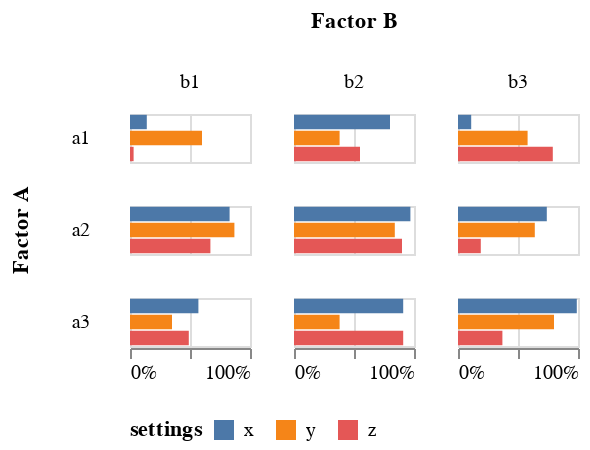

This figure's notebook cell:
### Markdown cell above
COMPACT FACED GRID OF BAR CHARTS

### Code cell
import altair as alt
import pandas as pd

source = pd.DataFrame(
    [
        {"a": "a1", "b": "b1", "c": "x", "p": "0.14"},
        {"a": "a1", "b": "b1", "c": "y", "p": "0.60"},
        {"a": "a1", "b": "b1", "c": "z", "p": "0.03"},
        {"a": "a1", "b": "b2", "c": "x", "p": "0.80"},
        {"a": "a1", "b": "b2", "c": "y", "p": "0.38"},
        {"a": "a1", "b": "b2", "c": "z", "p": "0.55"},
        {"a": "a1", "b": "b3", "c": "x", "p": "0.11"},
        {"a": "a1", "b": "b3", "c": "y", "p": "0.58"},
        {"a": "a1", "b": "b3", "c": "z", "p": "0.79"},
        {"a": "a2", "b": "b1", "c": "x", "p": "0.83"},
        {"a": "a2", "b": "b1", "c": "y", "p": "0.87"},
        {"a": "a2", "b": "b1", "c": "z", "p": "0.67"},
        {"a": "a2", "b": "b2", "c": "x", "p": "0.97"},
        {"a": "a2", "b": "b2", "c": "y", "p": "0.84"},
        {"a": "a2", "b": "b2", "c": "z", "p": "0.90"},
        {"a": "a2", "b": "b3", "c": "x", "p": "0.74"},
        {"a": "a2", "b": "b3", "c": "y", "p": "0.64"},
        {"a": "a2", "b": "b3", "c": "z", "p": "0.19"},
        {"a": "a3", "b": "b1", "c": "x", "p": "0.57"},
        {"a": "a3", "b": "b1", "c": "y", "p": "0.35"},
        {"a": "a3", "b": "b1", "c": "z", "p": "0.49"},
        {"a": "a3", "b": "b2", "c": "x", "p": "0.91"},
        {"a": "a3", "b": "b2", "c": "y", "p": "0.38"},
        {"a": "a3", "b": "b2", "c": "z", "p": "0.91"},
        {"a": "a3", "b": "b3", "c": "x", "p": "0.99"},
        {"a": "a3", "b": "b3", "c": "y", "p": "0.80"},
        {"a": "a3", "b": "b3", "c": "z", "p": "0.37"},
    ]
)

alt.Chart(source, width=60, height=alt.Step(8)).mark_bar().encode(
    y=alt.Y("c:N", axis=None),
    x=alt.X("p:Q", title=None, axis=alt.Axis(format="%")),
    color=alt.Color(
        "c:N", title="settings", legend=alt.Legend(orient="bottom", titleOrient="left")
    ),
    row=alt.Row("a:N", title="Factor A", header=alt.Header(labelAngle=0)),
    column=alt.Column("b:N", title="Factor B"),
)

### Figure 1 — Vega-Lite specification as saved in the notebook (floating-point values rounded to 4 significant figures)
{"usermeta": {"embedOptions": {"theme": "dark"}}, "config": {"view": {"continuousWidth": 400, "continuousHeight": 300}}, "data": {"name": "data-e90feaf959fd425e1afec00a92fd04a7"}, "mark": "bar", "encoding": {"color": {"field": "c", "legend": {"orient": "bottom", "titleOrient": "left"}, "title": "settings", "type": "nominal"}, "column": {"field": "b", "title": "Factor B", "type": "nominal"}, "row": {"field": "a", "header": {"labelAngle": 0}, "title": "Factor A", "type": "nominal"}, "x": {"axis": {"format": "%"}, "field": "p", "title": null, "type": "quantitative"}, "y": {"axis": null, "field": "c", "type": "nominal"}}, "height": {"step": 8}, "width": 60, "$schema": "https://vega.github.io/schema/vega-lite/v4.17.0.json", "datasets": {"data-e90feaf959fd425e1afec00a92fd04a7": [{"a": "a1", "b": "b1", "c": "x", "p": "0.14"}, {"a": "a1", "b": "b1", "c": "y", "p": "0.60"}, {"a": "a1", "b": "b1", "c": "z", "p": "0.03"}, {"a": "a1", "b": "b2", "c": "x", "p": "0.80"}, {"a": "a1", "b": "b2", "c": "y", "p": "0.38"}, {"a": "a1", "b": "b2", "c": "z", "p": "0.55"}, {"a": "a1", "b": "b3", "c": "x", "p": "0.11"}, {"a": "a1", "b": "b3", "c": "y", "p": "0.58"}, {"a": "a1", "b": "b3", "c": "z", "p": "0.79"}, {"a": "a2", "b": "b1", "c": "x", "p": "0.83"}, {"a": "a2", "b": "b1", "c": "y", "p": "0.87"}, {"a": "a2", "b": "b1", "c": "z", "p": "0.67"}, {"a": "a2", "b": "b2", "c": "x", "p": "0.97"}, {"a": "a2", "b": "b2", "c": "y", "p": "0.84"}, {"a": "a2", "b": "b2", "c": "z", "p": "0.90"}, {"a": "a2", "b": "b3", "c": "x", "p": "0.74"}, {"a": "a2", "b": "b3", "c": "y", "p": "0.64"}, {"a": "a2", "b": "b3", "c": "z", "p": "0.19"}, {"a": "a3", "b": "b1", "c": "x", "p": "0.57"}, {"a": "a3", "b": "b1", "c": "y", "p": "0.35"}, {"a": "a3", "b": "b1", "c": "z", "p": "0.49"}, {"a": "a3", "b": "b2", "c": "x", "p": "0.91"}, {"a": "a3", "b": "b2", "c": "y", "p": "0.38"}, {"a": "a3", "b": "b2", "c": "z", "p": "0.91"}, {"a": "a3", "b": "b3", "c": "x", "p": "0.99"}, {"a": "a3", "b": "b3", "c": "y", "p": "0.80"}, {"a": "a3", "b": "b3", "c": "z", "p": "0.37"}]}}
